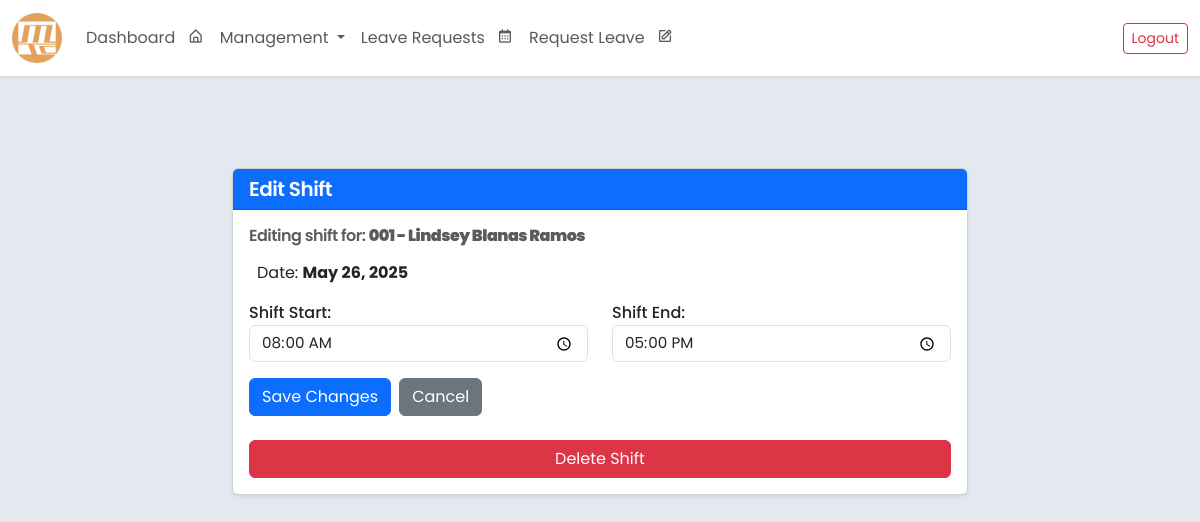
Screenshot of /shift/edit/55/ (signed in) with the database file from the repository.
### core/models.py (models this page shows, shortened)
class Shift(models.Model):
    employee = models.ForeignKey(
        'Employee',
        on_delete=models.CASCADE,
        related_name='shifts'
    )
    department = models.ForeignKey(
        'Department',
        on_delete=models.CASCADE,
        related_name='shifts'
    )
    shift_date = models.DateField(default=timezone.now)
    shift_start = models.TimeField()
    shift_end = models.TimeField()
    class Meta:
        verbose_name = 'Shift'
        verbose_name_plural = 'Shifts'
        db_table = 'shift_table'
        ordering = ['shift_date', 'shift_start']

class Employee(models.Model):
    SEX_CHOICES = [
        ('Male', 'Male'),
        ('Female', 'Female'),
        ('Other', 'Prefer not to Say'),
    ]
    ROLE_CHOICES = [
        ('Regular Employee', 'Regular Employee'),
        ('Department Head', 'Department Head'),
        ('Admin(HR)', 'Admin(HR)'),
        ('Supervisor', 'Supervisor'),
        ('President', 'President')
    ]
    employee_id = models.AutoField(primary_key=True)
    company_id = models.CharField(max_length=20, blank=False, unique=True)
    first_name = models.CharField(max_length=100, blank=False)
    middle_name = models.CharField(max_length=100, blank=True, null=True)
    last_name = models.CharField(max_length=100, blank=False)
    sex = models.CharField(max_length=20, choices=SEX_CHOICES, blank=False)
    role = models.CharField(max_length=20, choices=ROLE_CHOICES, default='Regular Employee', blank=False)
    department = models.ForeignKey(
        Department,
        related_name="employees",
        on_delete=models.SET_NULL,
        null=True,
        blank=True
    )
    contact_number = models.CharField(max_length=15, blank=False)
    date_employed = models.DateField()
    leave_credits = models.IntegerField(default=0, blank=False)
    leave_credits2 = models.IntegerField(default=0, blank=False)
    user_account = models.OneToOneField(User, on_delete=models.SET_NULL, null=True, blank=True, related_name='employee')
    class Meta:
        ordering = ['last_name', 'first_name']
        verbose_name = 'Employee'
        verbose_name_plural = 'Employees'
        db_table = 'employee_table'
        constraints = [
            models.CheckConstraint(
                check=models.Q(leave_credits__gte=0),
                name='positive_leave_credits',
            ),
        ]
    def __str__(self):
        return f"{self.company_id} - {self.first_name} {self.middle_name if self.middle_name else ''} {self.last_name}"

### core/views.py (the view)
# urls.py: path('shift/edit/<int:pk>/', views.edit_shift_view, name='edit_shift'),
def edit_shift_view(request, pk):
    shift = get_object_or_404(Shift, pk=pk)
    print(shift.employee)
    print(type(shift.employee))
    print(dir(shift.employee))
    employee_id = shift.employee.employee_id
    if request.method == 'POST':
        form = ShiftForm(request.POST, instance=shift)
        if form.is_valid():
            form.save()
            return redirect('employee_information', pk=employee_id)
    else:
        form = ShiftForm(instance=shift)
    return render(request, 'edit_shift.html', {'form': form, 'shift': shift})

### core/forms.py
class ShiftForm(forms.ModelForm):
    class Meta:
        model = Shift
        fields = ['shift_start', 'shift_end']
        widgets = {
            'shift_start': forms.TimeInput(
                attrs={
                    'type': 'time',
                    'class': 'form-control',
                    'placeholder': 'Start time'
                }
            ),
            'shift_end': forms.TimeInput(
                attrs={
                    'type': 'time',
                    'class': 'form-control',
                    'placeholder': 'End time'
                }
            ),
        }
        labels = {
            'shift_start': 'Shift Start',
            'shift_end': 'Shift End',
        }

### core/templates/edit_shift.html (shortened to what this page needs)
{% extends 'base.html' %}
{% block content %}
<div class="container my-5">
    <div class="row justify-content-center">
        <div class="col-md-8">
            <div class="card shadow-sm">
                <div class="card-header bg-primary text-white">
                    <h5 class="mb-0">Edit Shift</h5>
                </div>
                <div class="card-body">
                    <h6 class="mb-3 text-muted">
                        Editing shift for: <strong>{{ shift.employee }}</strong>
                    </h6>
                    <p>Date: <strong>{{ shift.shift_date }}</strong></p>
                    <form method="post" class="mb-4">
                        <div class="row">
                            <div class="col-md-6 mb-3">
                                {{ form.shift_start.label_tag }}
                                {{ form.shift_start }}
                            </div>
                            <div class="col-md-6 mb-3">
                                {{ form.shift_end.label_tag }}
                                {{ form.shift_end }}
                            </div>
                        </div>
                        <div class="d-flex gap-2">
                            <button type="submit" class="btn btn-primary">Save Changes</button>
                            <a href="{% url 'employee_information' shift.employee.employee_id %}" class="btn btn-secondary">Cancel</a>
                        </div>
                    </form>
                    <form action="{% url 'delete_shift' shift.id %}" method="post" onsubmit="return confirm('Are you sure you want to delete this shift?');">
                        <button type="submit" class="btn btn-danger w-100">Delete Shift</button>
                    </form>
                </div>
            </div>
        </div>
    </div>
</div>
{% endblock %}

### core/templates/base.html (style rules this page uses)
body { font-family: 'Poppins', sans-serif; font-size: 1rem; color: #333; background-color:rgb(228, 233, 240); }
h1, h2, h3, h4, h5, h6 { font-weight: 600; letter-spacing: -0.5px; }
label { font-weight: 500; }
.form-control { font-size: 0.95rem; }

### rows the page displays
Shift: employee "001 - Lindsey Blanas Ramos", shift_date "May 26, 2025", shift_start "08:00:00", shift_end "17:00:00"
